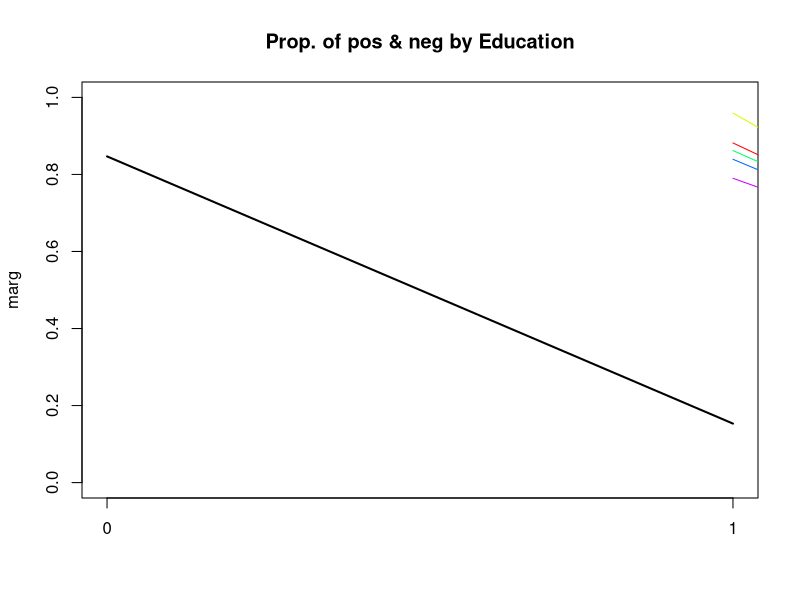
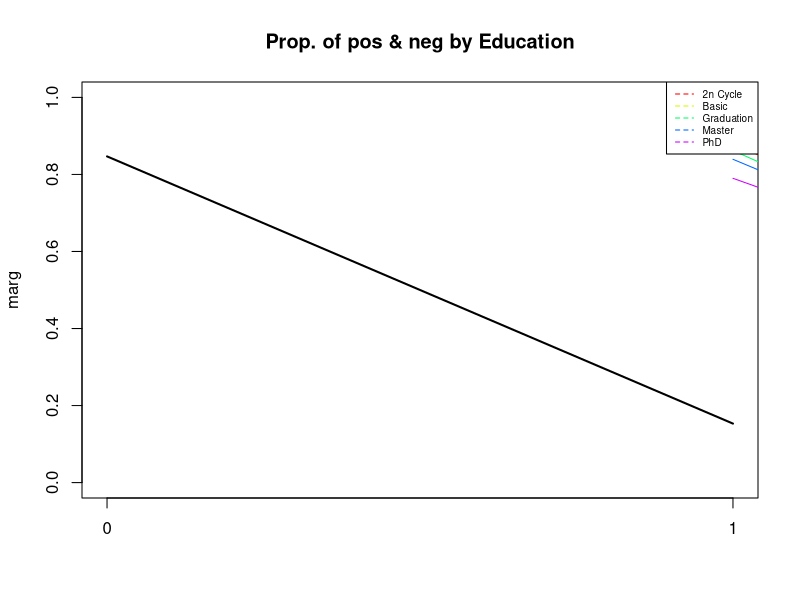
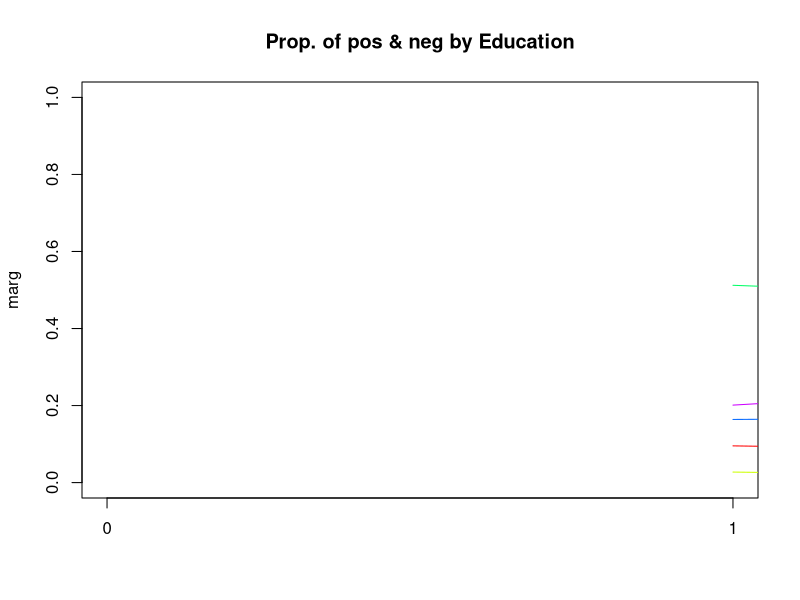
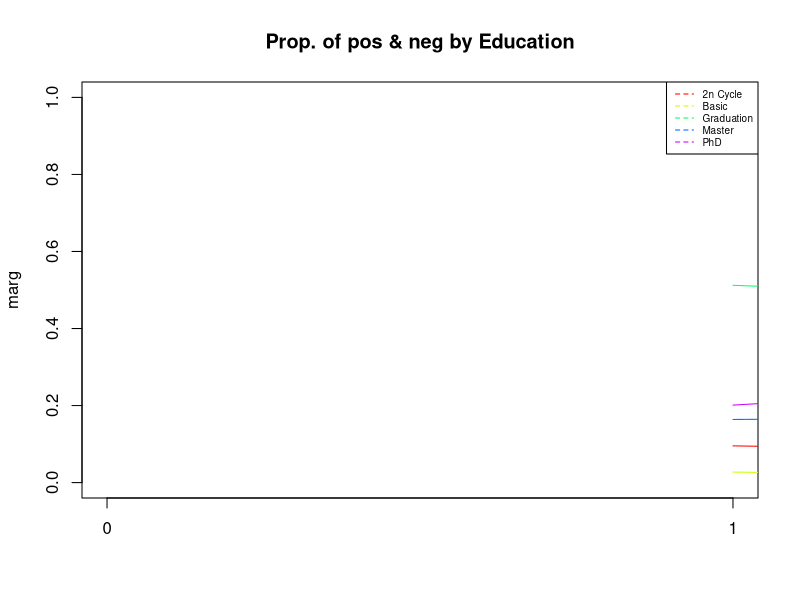
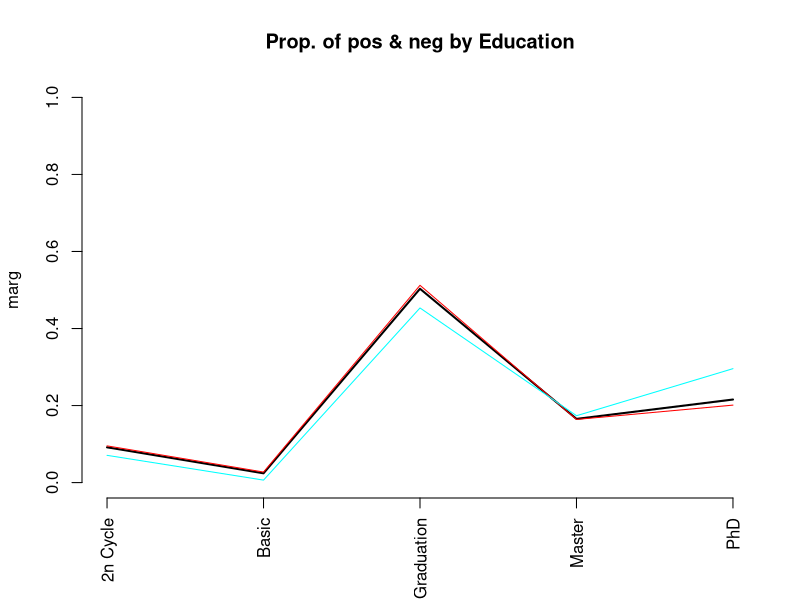
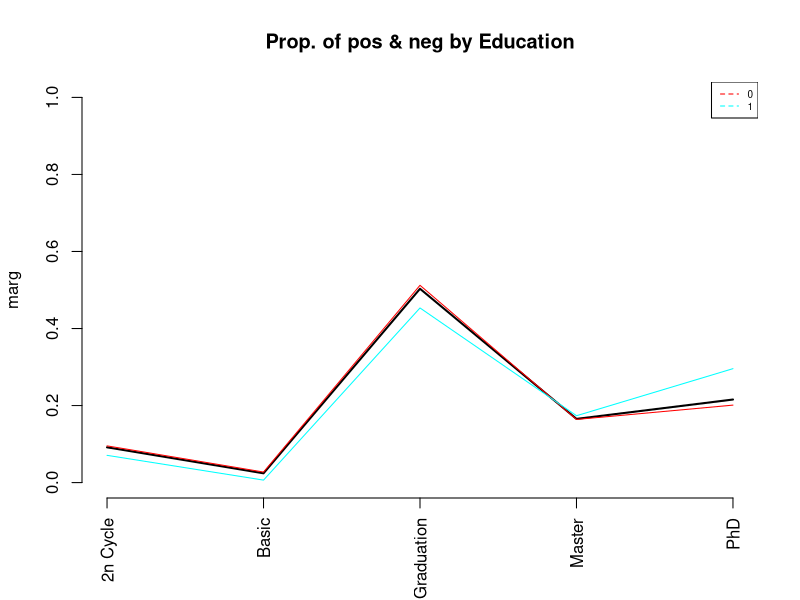
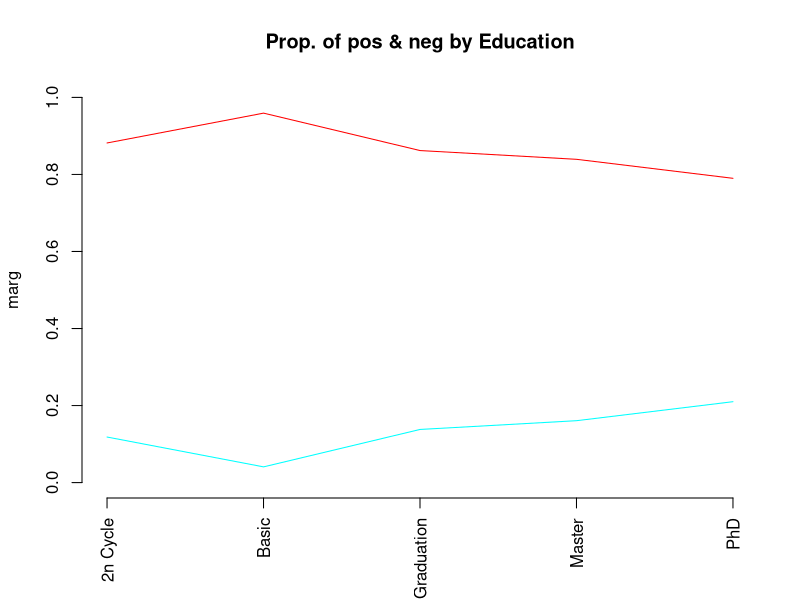
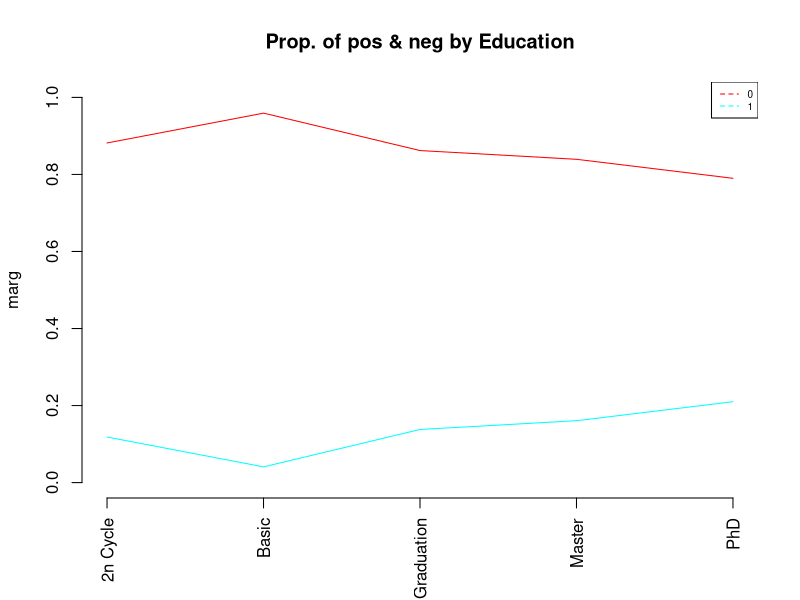

The R script that drew these images, in order:
#  READING CREDSCO_BIN
# load("d:/karina/docencia/DataMiningEI/Practiques/2CredscoProfiling/credscok_bin")

#read data only if required
setwd("C:/Users/Michel/Desktop/UPC/Q5/MD/MD-D4")
dd <- read.table("ifood_enriched.csv",header=T, sep=",", dec='.');

names(dd)

attach(dd)

#Dictamen    <- as.factor(Dictamen)
#levels(Dictamen) <- c(NA, "positiu","negatiu")


#Calcula els valor test de la variable Xnum per totes les modalitats del factor P
ValorTestXnum <- function(Xnum,P){
  #freq dis of fac
  nk <- as.vector(table(P)); 
  n <- sum(nk); 
  #mitjanes x grups
  xk <- tapply(Xnum,P,mean);
  #valors test
  txk <- (xk-mean(Xnum))/(sd(Xnum)*sqrt((n-nk)/(n*nk))); 
  #p-values
  pxk <- pt(txk,n-1,lower.tail=F);
  for(c in 1:length(levels(as.factor(P)))){if (pxk[c]>0.5){pxk[c]<-1-pxk[c]}}
  return (pxk)
}




ValorTestXquali <- function(P,Xquali){
  taula <- table(P,Xquali);
  n <- sum(taula); 
  pk <- apply(taula,1,sum)/n;
  pj <- apply(taula,2,sum)/n;
  pf <- taula/(n*pk);
  pjm <- matrix(data=pj,nrow=dim(pf)[1],ncol=dim(pf)[2], byrow=TRUE);      
  dpf <- pf - pjm; 
  dvt <- sqrt(((1-pk)/(n*pk))%*%t(pj*(1-pj))); 
  #i hi ha divisions iguals a 0 dona NA i no funciona
  zkj <- dpf
  zkj[dpf!=0]<-dpf[dpf!=0]/dvt[dpf!=0]; 
  pzkj <- pnorm(zkj,lower.tail=F);
  for(c in 1:length(levels(as.factor(P)))){for (s in 1:length(levels(Xquali))){if (pzkj[c,s]> 0.5){pzkj[c,s]<-1- pzkj[c,s]}}}
  return (list(rowpf=pf,vtest=zkj,pval=pzkj))
}


#source("file")
#dades contain the dataset
dades<-dd
#dades<-dd[filtro,]
#dades<-df
K<-dim(dades)[2]
par(ask=TRUE)


#P must contain the class variable
P<-dd[,24]
#P<-c2
#P<-dd[,18]
nameP<-"Response"
#P<-df[,33]

nc<-length(levels(factor(P)))
nc
pvalk <- matrix(data=0,nrow=nc,ncol=K, dimnames=list(levels(P),names(dades)))
nameP<-"Class"
n<-dim(dades)[1]

for(k in 1:K){
  if (is.numeric(dades[,k])){ 
    print(paste("Anàlisi per classes de la Variable:", names(dades)[k]))
    
    boxplot(dades[,k]~P, main=paste("Boxplot of", names(dades)[k], "vs", nameP ), horizontal=TRUE)
    
    barplot(tapply(dades[[k]], P, mean),main=paste("Means of", names(dades)[k], "by", nameP ))
    abline(h=mean(dades[[k]]))
    legend(0,mean(dades[[k]]),"global mean",bty="n")
    print("Estadístics per groups:")
    for(s in levels(as.factor(P))) {print(summary(dades[P==s,k]))}
    o<-oneway.test(dades[,k]~P)
    print(paste("p-valueANOVA:", o$p.value))
    kw<-kruskal.test(dades[,k]~P)
    print(paste("p-value Kruskal-Wallis:", kw$p.value))
    pvalk[,k]<-ValorTestXnum(dades[,k], P)
    print("p-values ValorsTest: ")
    print(pvalk[,k])      
  }else{
    if(class(dd[,k])=="Date"){
      print(summary(dd[,k]))
      print(sd(dd[,k]))
      #decide breaks: weeks, months, quarters...
      hist(dd[,k],breaks="weeks")
    }else{
      #qualitatives
      print(paste("Variable", names(dades)[k]))
      table<-table(P,dades[,k])
      #   print("Cross-table")
      #   print(table)
      rowperc<-prop.table(table,1)
      
      colperc<-prop.table(table,2)
      #  print("Distribucions condicionades a files")
      # print(rowperc)
      
      #ojo porque si la variable es true o false la identifica amb el tipus Logical i
      #aquest no te levels, por tanto, coertion preventiva
      
      dades[,k]<-as.factor(dades[,k])
      
      
      marg <- table(as.factor(P))/n
      print(append("Categories=",levels(as.factor(dades[,k]))))
      
      #from next plots, select one of them according to your practical case
      plot(marg,type="l",ylim=c(0,1),main=paste("Prop. of pos & neg by",names(dades)[k]))
      paleta<-rainbow(length(levels(dades[,k])))
      for(c in 1:length(levels(dades[,k]))){lines(colperc[,c],col=paleta[c]) }
      
      #with legend
      plot(marg,type="l",ylim=c(0,1),main=paste("Prop. of pos & neg by",names(dades)[k]))
      paleta<-rainbow(length(levels(dades[,k])))
      for(c in 1:length(levels(dades[,k]))){lines(colperc[,c],col=paleta[c]) }
      legend("topright", levels(dades[,k]), col=paleta, lty=2, cex=0.6)
      
      #condicionades a classes
      print(append("Categories=",levels(dades[,k])))
      plot(marg,type="n",ylim=c(0,1),main=paste("Prop. of pos & neg by",names(dades)[k]))
      paleta<-rainbow(length(levels(dades[,k])))
      for(c in 1:length(levels(dades[,k]))){lines(rowperc[,c],col=paleta[c]) }
      
      #with legend
      plot(marg,type="n",ylim=c(0,1),main=paste("Prop. of pos & neg by",names(dades)[k]))
      paleta<-rainbow(length(levels(dades[,k])))
      for(c in 1:length(levels(dades[,k]))){lines(rowperc[,c],col=paleta[c]) }
      legend("topright", levels(dades[,k]), col=paleta, lty=2, cex=0.6)
      
      #amb variable en eix d'abcisses
      marg <-table(dades[,k])/n
      print(append("Categories=",levels(dades[,k])))
      plot(marg,type="l",ylim=c(0,1),main=paste("Prop. of pos & neg by",names(dades)[k]), las=3)
      #x<-plot(marg,type="l",ylim=c(0,1),main=paste("Prop. of pos & neg by",names(dades)[k]), xaxt="n")
      #text(x=x+.25, y=-1, adj=1, levels(CountryName), xpd=TRUE, srt=25, cex=0.7)
      paleta<-rainbow(length(levels(as.factor(P))))
      for(c in 1:length(levels(as.factor(P)))){lines(rowperc[c,],col=paleta[c]) }
      
      #with legend
      plot(marg,type="l",ylim=c(0,1),main=paste("Prop. of pos & neg by",names(dades)[k]), las=3)
      for(c in 1:length(levels(as.factor(P)))){lines(rowperc[c,],col=paleta[c])}
      legend("topright", levels(as.factor(P)), col=paleta, lty=2, cex=0.6)
      
      #condicionades a columna 
      plot(marg,type="n",ylim=c(0,1),main=paste("Prop. of pos & neg by",names(dades)[k]), las=3)
      paleta<-rainbow(length(levels(as.factor(P))))
      for(c in 1:length(levels(as.factor(P)))){lines(colperc[c,],col=paleta[c]) }
      
      #with legend
      plot(marg,type="n",ylim=c(0,1),main=paste("Prop. of pos & neg by",names(dades)[k]), las=3)
      for(c in 1:length(levels(as.factor(P)))){lines(colperc[c,],col=paleta[c])}
      legend("topright", levels(as.factor(P)), col=paleta, lty=2, cex=0.6)
      
      table<-table(dades[,k],P)
      print("Cross Table:")
      print(table)
      print("Distribucions condicionades a columnes:")
      print(colperc)
      
      #diagrames de barres apilades                                         
      
      paleta<-rainbow(length(levels(dades[,k])))
      barplot(table(dades[,k], as.factor(P)), beside=FALSE,col=paleta )
      
      barplot(table(dades[,k], as.factor(P)), beside=FALSE,col=paleta )
      legend("topright",levels(as.factor(dades[,k])),pch=1,cex=0.5, col=paleta)
      
      #diagrames de barres adosades
      barplot(table(dades[,k], as.factor(P)), beside=TRUE,col=paleta )
      
      barplot(table(dades[,k], as.factor(P)), beside=TRUE,col=paleta)
      legend("topright",levels(as.factor(dades[,k])),pch=1,cex=0.5, col=paleta)
      
      print("Test Chi quadrat: ")
      print(chisq.test(dades[,k], as.factor(P)))
      
      print("valorsTest:")
      print( ValorTestXquali(P,dades[,k]))
      #calcular els pvalues de les quali
    }
  }
}#endfor

#descriptors de les classes més significatius. Afegir info qualits
for (c in 1:length(levels(as.factor(P)))) {
  if(!is.na(levels(as.factor(P))[c])){
    print(paste("P.values per class:",levels(as.factor(P))[c]));
    print(sort(pvalk[c,]), digits=3) 
  }
}

#afegir la informacio de les modalitats de les qualitatives a la llista de pvalues i fer ordenacio global

#saving the dataframe in an external file
#write.table(dd, file = "ifood_enriched.csv", sep = ",", na = "NA", dec = ".", row.names = FALSE, col.names = TRUE)


